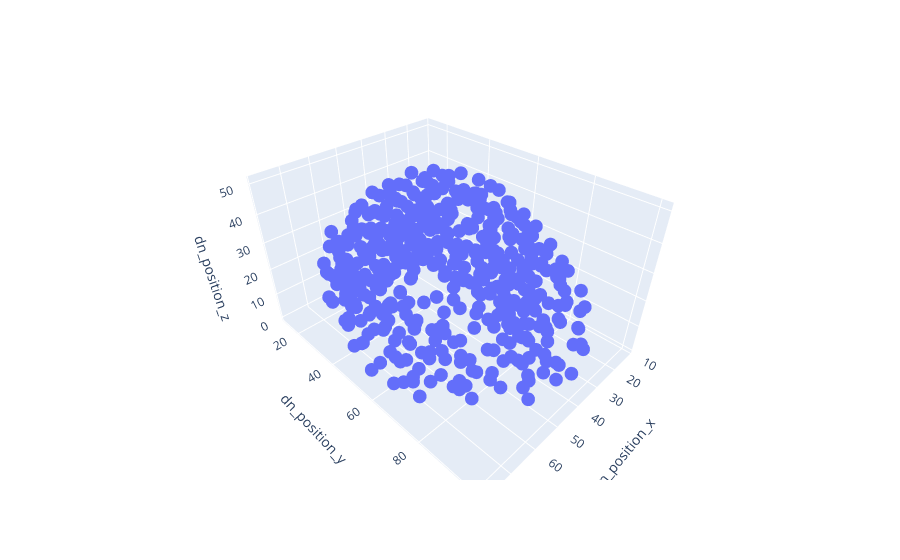

Write notebook code for a chart like this one.
### Code cell
import plotly.express as px

color_arg = "cluster" if "cluster" in nodes_df.columns else None

fig = px.scatter_3d(
    nodes_df,
    x="dn_position_x",
    y="dn_position_y",
    z="dn_position_z",
    color=color_arg
)

fig.show()

### Figure 1 — Plotly figure (JSON) as saved in the notebook; plotly's stock layout.template omitted (floating-point values rounded to 4 significant figures; data arrays with more than 128 entries replaced by an {"elided": "..."} marker saying what was removed)
{"data": [{"hovertemplate": "dn_position_x=%{x}<br>dn_position_y=%{y}<br>dn_position_z=%{z}<extra></extra>", "legendgroup": "", "marker": {"color": "#636efa", "symbol": "circle"}, "mode": "markers", "name": "", "scene": "scene", "showlegend": false, "type": "scatter3d", "x": {"elided": "463 float values"}, "y": {"elided": "463 float values"}, "z": {"elided": "463 float values"}}], "layout": {"legend": {"tracegroupgap": 0}, "margin": {"t": 60}, "scene": {"domain": {"x": [0, 1], "y": [0, 1]}, "xaxis": {"title": {"text": "dn_position_x"}}, "yaxis": {"title": {"text": "dn_position_y"}}, "zaxis": {"title": {"text": "dn_position_z"}}}}}
